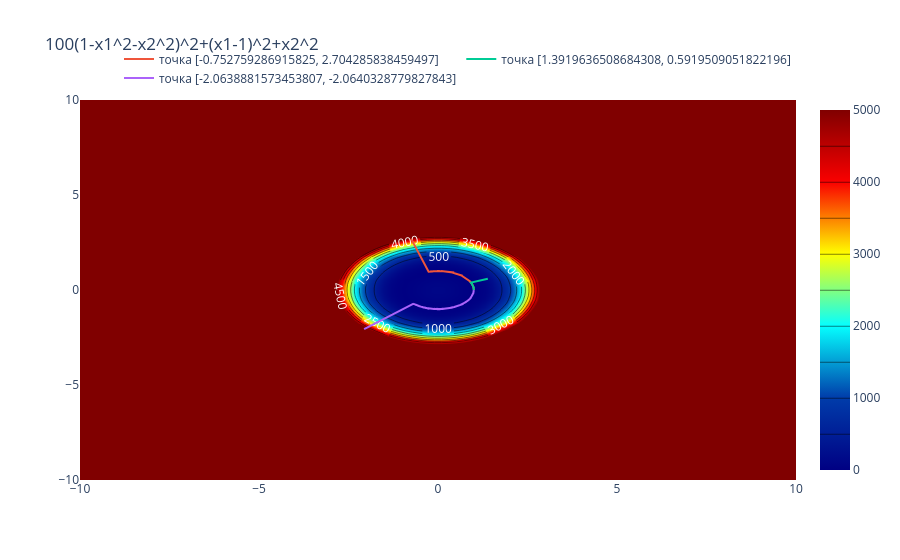

The cell this chart's notebook holds for it:
### Markdown cell above
### Численные методы многомерной минимизации c использованием производных первого порядка
Методы доверительной области:
1. метод доверительной области с локально оптимальным шагом
2. метод доверительной области с изломом
Многошаговые методы:
3. метод тяжёлого шарика
4. метод ускоренного градиентного спуска Нестерова
5. метод Флетчера-Ривза
6. метод Полака-Рибьера
Квазиньютоновские методы:
7. метод Давидона-Флетчера-Пауэлла
8. метод Бройдена
9. метод с симметричной формулой ранга 1
10. метод Бройдена-Флетчера-Гольдфарба-Шанно

Вариант 13
#### метод доверительной области с локально оптимальным шагом

#### метод с симметричной формулой ранга 1
|функция|
| --- |
|f(x1,x2)=100(1-x1^2-x2^2)^2+(x1-1)^2+x2^2|

Для градиентных методов исследовать сходимость алгоритма, фиксируя найденное решение, значение функции, количество итераций метода и количество вычислений функции в зависимости от задаваемой точности поиска (ε = 10−2, 10−4, 10−6). Результаты оформить в виде таблицы:

Для метода второго порядка исследовать сходимость алгоритма по числу итераций при выборе различных начальных точек (не менее трёх). Результаты оформить в виде таблицы:

### Code cell
import numpy as np
import sympy as sp
import plotly.graph_objects as go
from scipy.optimize import minimize

def Cauchy(g, B, delta):
    norm_g = np.linalg.norm(g)
    if norm_g == 0:
        return np.zeros_like(g)

    # Направление наискорейшего спуска на границе области
    p_s = - (delta / norm_g) * g

    gBg = g.T @ B @ g
    if gBg <= 0:
        tau = 1.0
    else:
        tau = min(norm_g**3 / (delta * gBg), 1.0)

    return tau * p_s

def trust_region_method(f, x0, delta0=1.0, delta_hat=10.0, eta=0.1, max_iter=1000, tol=1e-6):
    x = x0.astype(float)
    x1, x2 = sp.symbols('x1, x2')
    delta = delta0
    fun = sp.lambdify([x1, x2], f, "math")

    trajectory = [x0.copy()]
    values = [fun(x[0], x[1])]
    k = 0

    x1d = sp.diff(f, x1)
    x2d = sp.diff(f, x2)
    hessian = sp.hessian(f, [x1, x2])
    x1d = sp.lambdify([x1, x2], x1d, "math")
    x2d = sp.lambdify([x1, x2], x2d, "math")
    
    for i in range(max_iter):
        c_grad = np.array([x1d(x[0], x[1]), x2d(x[0], x[1])])
        if np.linalg.norm(c_grad) < tol:
            break
        B = np.array(hessian.subs({x1: x[0], x2: x[1]})).astype(float) #Заменить на приближение
        p = Cauchy(c_grad, B, delta)
        norm_p = np.linalg.norm(p)

        f_x = fun(x[0], x[1])
        f_xp = fun(x[0] + p[0], x[1] + p[1])
        mp = c_grad @ p + 0.5 * (p @ B @ p)
        actual_reduction = f_x - f_xp
        predicted_reduction = -mp 

        if predicted_reduction == 0:
            rho = 0.0
        else:
            rho = actual_reduction / predicted_reduction

        if rho < 0.25:
            delta = 0.25 * delta
        elif rho > 0.75 and np.isclose(norm_p, delta, rtol=1e-8):
            delta = min(2.0 * delta, delta_hat)

        if rho > eta:
            x = x + p
            trajectory.append(x.copy())
            values.append(fun(x[0], x[1]))

    return np.array(trajectory), np.array(values), k




x1, x2 = sp.symbols('x1, x2')
f = 100*(1 - x1**2 - x2**2)**2 + (x1-1)**2 + x2**2
np.random.seed(42)
p_list = (np.random.uniform(-3, 3, size=2), np.random.uniform(-3, 3, size=2), np.random.uniform(-3, 3, size=2))

x1_range = np.linspace(-10, 10, 100)
x2_range = np.linspace(-10, 10, 100)
x, y = np.meshgrid(x1_range, x2_range)
fu = 100*(1 - x**2 - y**2)**2 + (x-1)**2 + y**2
fig = go.Figure(data=[go.Contour(
    zmax = 5000, zmin = 0,
    z=fu, x=x1_range, y=x2_range, colorscale='Jet',
    contours=dict(
         coloring = 'heatmap',
        showlabels = True,
        labelfont = dict(
            size = 12,
            color = 'white',
        )
    ) 
)])
fig.update_layout(title=f'100(1-x1^2-x2^2)^2+(x1-1)^2+x2^2') 

# method visualize

for point in p_list:
    print(f'point = {point}')
    ans = trust_region_method(f, point, delta0=10, eta=0.1)
    print(ans[0][-1], ans[1][-1], ans[2])
    
    fig.add_trace(go.Scatter(x=[i[0] for i in ans[0]], y=[i[1] for i in ans[0]], name=f'точка {point.tolist()}'))
    fig.update_layout(
    legend=dict(
        orientation="h",   
        yanchor="bottom",
        y=1.02,            
        xanchor="right",
        x=1               
    )
)
fig.show()

### Figure 1 — Plotly figure (JSON) as saved in the notebook; plotly's stock layout.template omitted (floating-point values rounded to 4 significant figures; data arrays with more than 128 entries replaced by an {"elided": "..."} marker saying what was removed)
{"data": [{"colorscale": [[0, "rgb(0,0,131)"], [0.2, "rgb(0,60,170)"], [0.4, "rgb(5,255,255)"], [0.6, "rgb(255,255,0)"], [0.8, "rgb(250,0,0)"], [1, "rgb(128,0,0)"]], "contours": {"coloring": "heatmap", "labelfont": {"color": "white", "size": 12}, "showlabels": true}, "type": "contour", "x": [-10.0, -9.798, -9.596, -9.394, -9.192, -8.99, -8.788, -8.586, -8.384, -8.182, -7.98, -7.778, -7.576, -7.374, -7.172, -6.97, -6.768, -6.566, -6.364, -6.162, -5.96, -5.758, -5.556, -5.354, -5.152, -4.949, -4.747, -4.545, -4.343, -4.141, -3.939, -3.737, -3.535, -3.333, -3.131, -2.929, -2.727, -2.525, -2.323, -2.121, -1.919, -1.717, -1.515, -1.313, -1.111, -0.9091, -0.7071, -0.5051, -0.303, -0.101, 0.101, 0.303, 0.5051, 0.7071, 0.9091, 1.111, 1.313, 1.515, 1.717, 1.919, 2.121, 2.323, 2.525, 2.727, 2.929, 3.131, 3.333, 3.535, 3.737, 3.939, 4.141, 4.343, 4.545, 4.747, 4.949, 5.152, 5.354, 5.556, 5.758, 5.96, 6.162, 6.364, 6.566, 6.768, 6.97, 7.172, 7.374, 7.576, 7.778, 7.98, 8.182, 8.384, 8.586, 8.788, 8.99, 9.192, 9.394, 9.596, 9.798, 10.0], "y": [-10.0, -9.798, -9.596, -9.394, -9.192, -8.99, -8.788, -8.586, -8.384, -8.182, -7.98, -7.778, -7.576, -7.374, -7.172, -6.97, -6.768, -6.566, -6.364, -6.162, -5.96, -5.758, -5.556, -5.354, -5.152, -4.949, -4.747, -4.545, -4.343, -4.141, -3.939, -3.737, -3.535, -3.333, -3.131, -2.929, -2.727, -2.525, -2.323, -2.121, -1.919, -1.717, -1.515, -1.313, -1.111, -0.9091, -0.7071, -0.5051, -0.303, -0.101, 0.101, 0.303, 0.5051, 0.7071, 0.9091, 1.111, 1.313, 1.515, 1.717, 1.919, 2.121, 2.323, 2.525, 2.727, 2.929, 3.131, 3.333, 3.535, 3.737, 3.939, 4.141, 4.343, 4.545, 4.747, 4.949, 5.152, 5.354, 5.556, 5.758, 5.96, 6.162, 6.364, 6.566, 6.768, 6.97, 7.172, 7.374, 7.576, 7.778, 7.98, 8.182, 8.384, 8.586, 8.788, 8.99, 9.192, 9.394, 9.596, 9.798, 10.0], "z": {"elided": "100x100 float values"}, "zmax": 5000, "zmin": 0}, {"name": "точка [-0.752759286915825, 2.704285838459497]", "type": "scatter", "x": {"elided": "389 float values"}, "y": {"elided": "389 float values"}}, {"name": "точка [1.3919636508684308, 0.5919509051822196]", "type": "scatter", "x": {"elided": "193 float values"}, "y": {"elided": "193 float values"}}, {"name": "точка [-2.0638881573453807, -2.0640328779827843]", "type": "scatter", "x": {"elided": "994 float values"}, "y": {"elided": "994 float values"}}], "layout": {"legend": {"orientation": "h", "x": 1, "xanchor": "right", "y": 1.02, "yanchor": "bottom"}, "title": {"text": "100(1-x1^2-x2^2)^2+(x1-1)^2+x2^2"}}}
